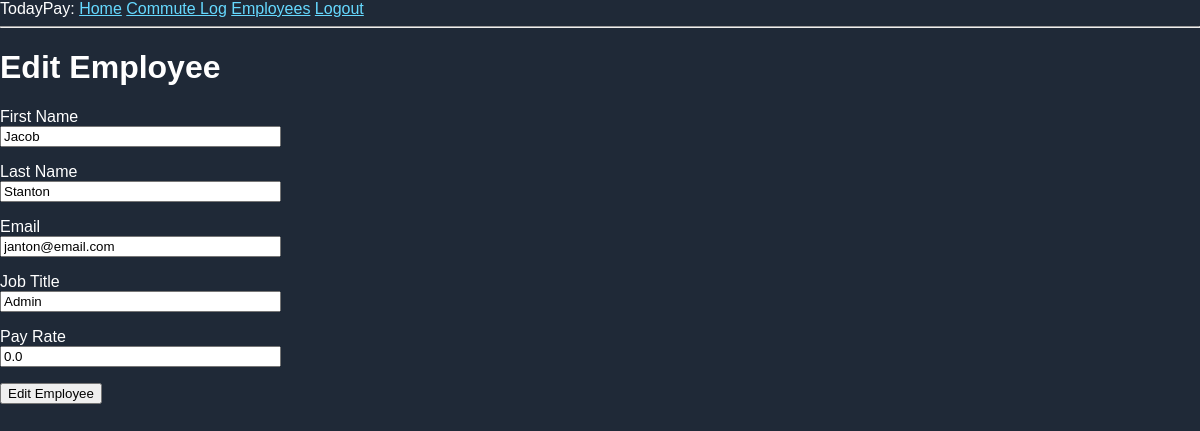
Screenshot of /employee/2/edit (signed in) with the database file from the repository.
### app/models.py (models this page shows, shortened)
class Employee(db.Model):
    id: so.Mapped[int] = so.mapped_column(primary_key=True)
    first_name: so.Mapped[str] = so.mapped_column(sa.String(64))
    last_name: so.Mapped[str] = so.mapped_column(sa.String(64))
    email: so.Mapped[str] = so.mapped_column(sa.String(64), unique=True)
    job_title: so.Mapped[Optional[str]] = so.mapped_column(sa.String(64))
    pay_rate: so.Mapped[float] = so.mapped_column(sa.Float, server_default="0.0")
    is_active: so.Mapped[bool] = so.mapped_column(sa.Boolean, server_default=sa.true())
    user_id: so.Mapped[int] = so.mapped_column(sa.ForeignKey("user.id"), index=True)
    user: so.Mapped["User"] = so.relationship(back_populates="employee")
    commute_logs: so.Mapped[list["CommuteLog"]] = so.relationship(back_populates="employee")

### app/routes.py (the view, shortened to what this page needs)
@app.route('/employee/<int:id>/edit', methods=['GET', 'POST'])
@login_required
def editEmployee(id):
    if not current_user.is_manager:
        abort(403)
    employee = Employee.query.filter_by(id=id).first()
    form = editEmployeeForm(obj=employee)
    return render_template(
            'editEmployee.html', title='Edit Employee', form=form, employee=employee)

### app/forms.py
class editEmployeeForm(FlaskForm):
    first_name = StringField('First Name', validators=[DataRequired()])
    last_name = StringField('Last Name', validators=[DataRequired()])
    email = StringField('Email', validators=[DataRequired()])
    job_title = StringField('Job Title')
    pay_rate = FloatField('Pay Rate')
    submit = SubmitField('Edit Employee')

### app/models.py (called while the page is built)
@login.user_loader
def load_user(id):
    return db.session.get(User, int(id))

    @property
    def is_manager(self):
        return self.role in ("manager", "admin")

    @property
    def is_employee(self):
        return self.role in ("employee", "admin")

### app/templates/editEmployee.html (shortened to what this page needs)
{% extends "base.html" %}
{% block content %}
<h1>Edit Employee</h1>
<form method="post">
	<p>
	    {{ form.first_name.label }}<br>
	    {{ form.first_name(size=32) }}
	</p>
	<p>
	    {{ form.last_name.label }}<br>
	    {{ form.last_name(size=32) }}
	</p>
	<p>
	    {{ form.email.label }}<br>
	    {{ form.email(size=32) }}
	</p>
	<p>
	    {{ form.job_title.label }}<br>
	    {{ form.job_title(size=32) }}
	</p>
	<p>
	    {{ form.pay_rate.label }}<br>
	    {{ form.pay_rate(size=32) }}
	</p>
	<p>{{ form.submit() }}</p>
    </form>
{% endblock %}

### app/static/style.css (style rules this page uses)
body { margin: 0; height: 100vh; display: flex: justify-content: center; align-items: center; background: #1f2937; color: white; font-family: Arial, sans-serif; }

### rows the page displays
Employee: first_name "Jacob", last_name "Stanton", email "janton@email.com", job_title "Admin", pay_rate "0.0"
